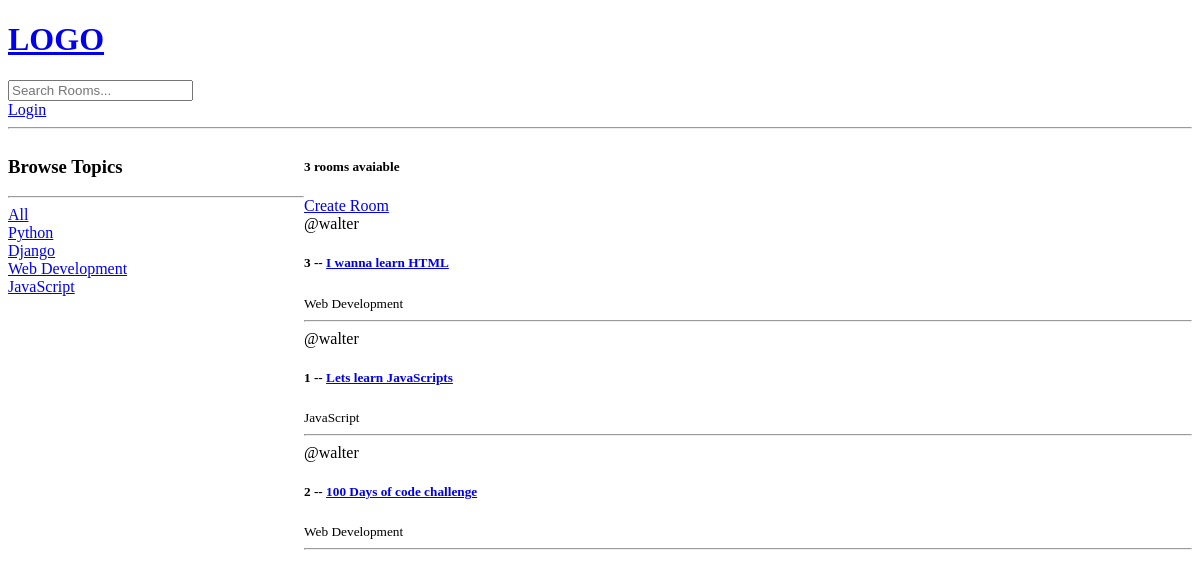
The app's page /, older data.
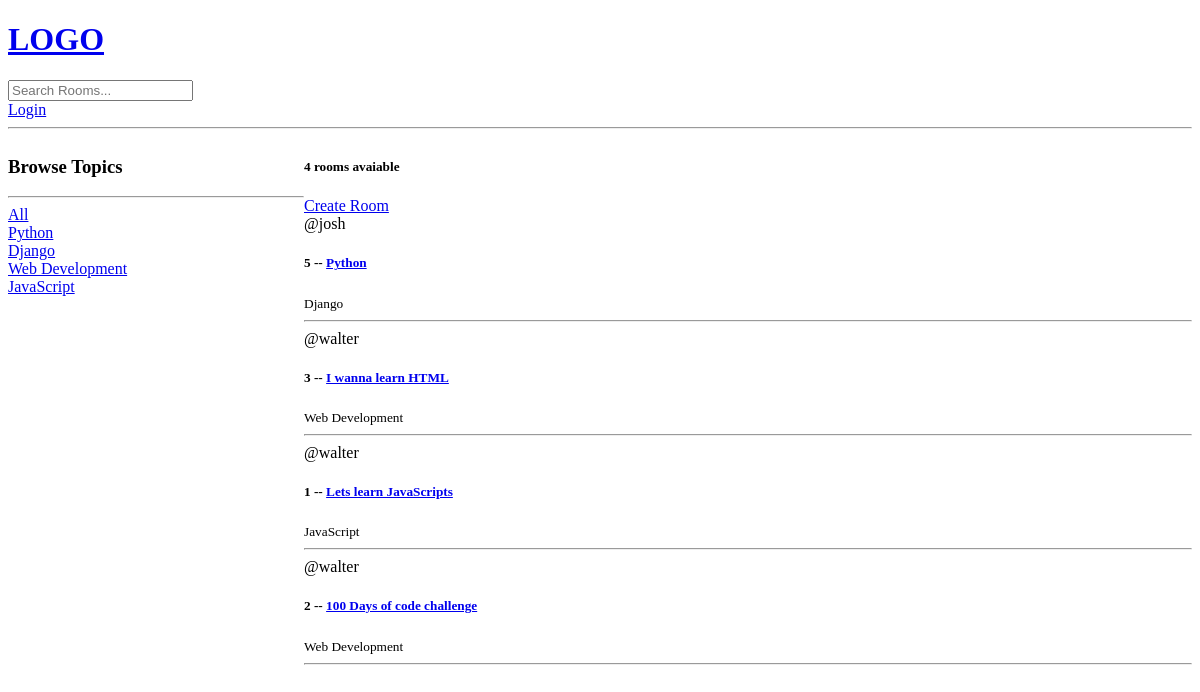
The same page, newer data.
### base/models.py (models this page shows, shortened)
class Topic(models.Model):
    name = models.CharField(max_length = 200)

class Room(models.Model):
    host =  models.ForeignKey(User, on_delete = models.SET_NULL, null = True)
    topic = models.ForeignKey(Topic, on_delete = models.SET_NULL, null = True)
    name = models.CharField(max_length=200) #Allows different names
    description = models.TextField(null = True, blank = True) #Blank page for decription
    updated = models.DateTimeField(auto_now = True) # Shows time
    created = models.DateTimeField(auto_now_add = True) #shows time of creation
    class Meta:
        ordering = ['-updated', '-created']

### base/views.py (the view)
# urls.py: path('', views.home, name = "home"), #Path to home
def home(request):
    q = request.GET.get('q') if request.GET.get('q') != None else ''
    rooms = Room.objects.filter(
        Q(topic__name__icontains = q) |
        Q(name__icontains = q) |
        Q(description__icontains = q)
        ) #overrides the other room list
    topics = Topic.objects.all()
    room_count = rooms.count()
    context = {'rooms': rooms, 'topics': topics, 'room_count' : room_count}
    return render(request, 'base/home.html', context) #Goes into template folder to go to the home html

### base/templates/base/home.html (shortened to what this page needs)
{% extends 'main.html' %}
{% block content%}
<div class = "home-container">
    <div>
        <h3>Browse Topics</h3>
        <hr>
        <div>
            <a href = "{% url 'home' %}">All</a>
        </div>
        {% for topic in topics %}
            <div>
                <a href = "{% url 'home' %}?q={{topic.name}}">{{topic.name}}</a>
            </div>
        {% endfor %}
    </div>
    <div>
        <h5>{{room_count}} rooms avaiable</h5>
        <a href= "{% url 'create-room' %}">Create Room</a>
        <div>
            {% for room in rooms%}
                <div>
                    <span>@{{room.host.username}}</span>
                  <h5>{{room.id}} -- <a href = "{% url 'room' room.id %}">{{room.name}}</a>  </h5>
                  <small>{{room.topic.name}}</small>
                  <hr>
                </div>
            {% endfor %}
        </div>
    </div>
</div>
{% endblock content %}

### templates/main.html (shortened to what this page needs)
<!DOCTYPE html>
<html>
<head>
</head>
<body>
    {% include 'navbar.html' %}
    {% block content %}
    {% endblock %}
</body>
</html>

### templates/navbar.html
<a href = "/">
    <h1>LOGO</h1>
</a>
<form method "GET" action = "{% url 'home' %}">
    <input type = 'text' name = "q" placeholder="Search Rooms..."/>
</form>
{% if request.user.is_authenticated %}
<p>Hello {{request.user}}</p>
<a href = "{% url 'logout' %}">Logout</a>
{% else %}
<a href = "{% url 'login' %}">Login</a>
{% endif %}
<hr>

### base/templates/base/home.html (style rules this page uses)
.home-container { display: grid; grid-template-columns: 1fr 3fr; }

Row changes from the older to the newer data that the page shows:
added Room: host.username "josh", id "5", name "Python", topic.name "Django"
Text that changed along with them:
{{ room_count }}: "3" → "4"
